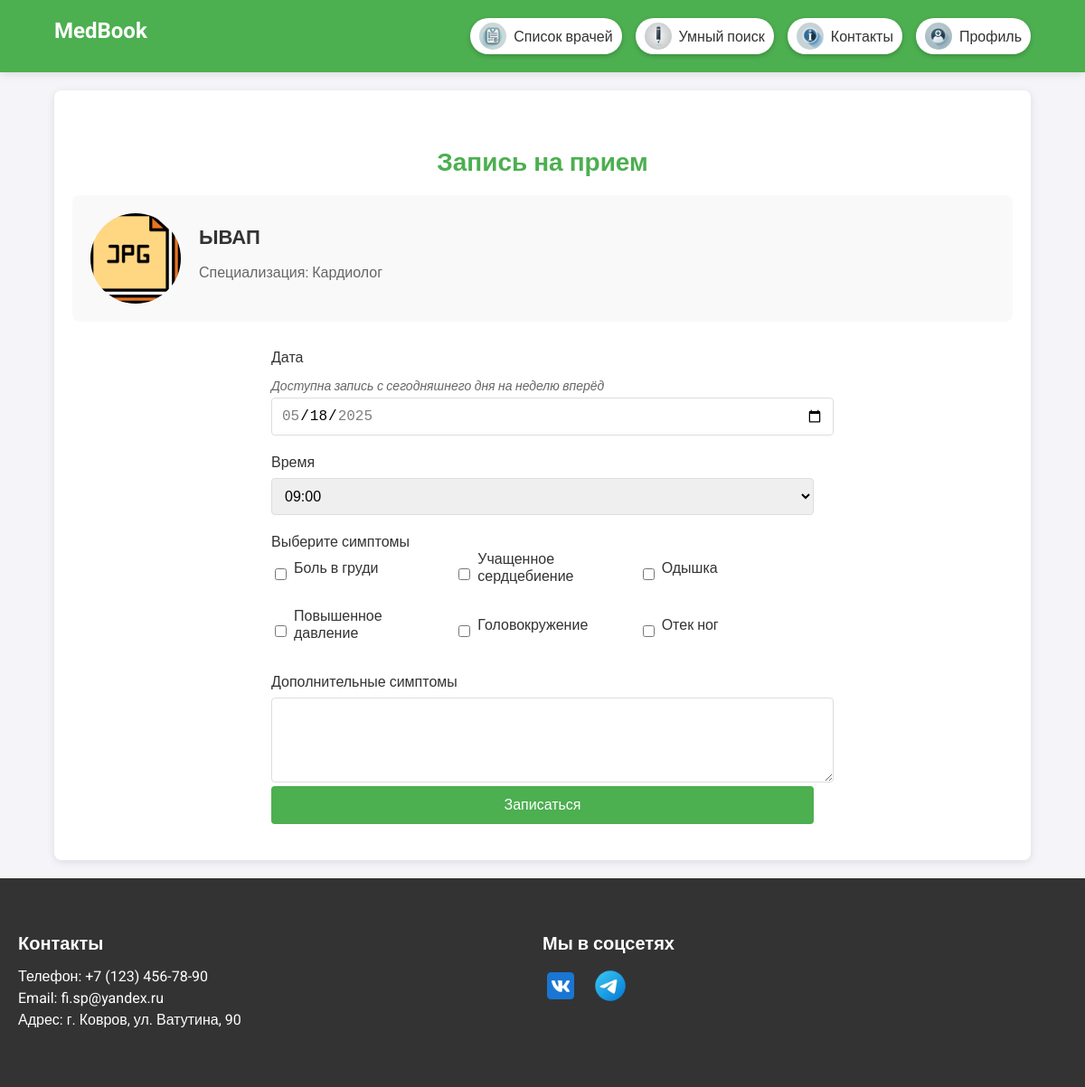
Screenshot of /book-appointment/13/ (signed in) with the database file from the repository.
### doctor_app/models.py (models this page shows, shortened)
class Doctor(models.Model):
    SPECIALIZATION_CHOICES = [
        ('Терапевт', 'Терапевт'),
        ('Кардиолог', 'Кардиолог'),
        ('Невролог', 'Невролог'),
        ('Дерматолог', 'Дерматолог'),
    ]
    name = models.CharField(max_length=100)
    specialization = models.CharField(max_length=100, choices=SPECIALIZATION_CHOICES)
    schedule = models.TextField()
    photo = models.ImageField(upload_to='doctors/', null=True, blank=True)
    related_symptoms = models.ManyToManyField(Symptom, related_name='related_doctors', blank=True)

class Symptom(models.Model):
    name = models.CharField(max_length=100)

### doctor_app/views.py (the view)
# urls.py: path('book-appointment/<int:doctor_id>/', book_appointment, name='book_appointment'),
@login_required
def book_appointment(request, doctor_id):
    doctor = get_object_or_404(Doctor, id=doctor_id)
    related_symptoms = Symptom.objects.filter(doctor_groups__doctors=doctor).distinct()
    symptom_groups = DoctorSymptomGroup.objects.filter(doctors=doctor)
    group_symptoms = Symptom.objects.filter(doctor_groups__in=symptom_groups).distinct()
    all_symptoms = related_symptoms | group_symptoms
    current_datetime = datetime.now()
    current_date = current_datetime.date()
    current_time = current_datetime.time()
    max_date = (current_date + timedelta(days=7)).strftime('%Y-%m-%d')
    min_date = current_date.strftime('%Y-%m-%d')
    selected_date = request.POST.get('date') or request.GET.get('date') or current_date.strftime('%Y-%m-%d')
    try:
        selected_date_obj = datetime.strptime(selected_date, '%Y-%m-%d').date()
        if selected_date_obj < current_date:
            messages.error(request, 'Невозможно выбрать прошедшую дату.')
            return redirect(request.path + f"?date={min_date}")
        elif selected_date_obj > current_date + timedelta(days=7):
            messages.error(request, 'Можно записаться только на неделю вперед.')
            return redirect(request.path + f"?date={max_date}")
    except ValueError:
        messages.error(request, 'Неверный формат даты.')
        return redirect(request.path + f"?date={min_date}")
    all_time_slots = [time(hour, minute) for hour in range(9, 17) for minute in (0, 15, 30, 45)]
    booked_appointments = Appointment.objects.filter(doctor=doctor, date=selected_date_obj)
    booked_slots_strings = {appointment.time.strftime("%H:%M") for appointment in booked_appointments}
    available_time_slots = [(t.strftime("%H:%M"), t.strftime("%H:%M")) for t in all_time_slots if t.strftime("%H:%M") not in booked_slots_strings]
    if request.method == 'POST' and 'time' in request.POST:
        form = AppointmentForm(request.POST, doctor=doctor, selected_date=selected_date_obj)
        form.fields['symptoms'].queryset = all_symptoms
        form.fields['time'].choices = available_time_slots
        if form.is_valid():
            selected_time_str = form.cleaned_data['time']
            updated_booked_slots = {appointment.time.strftime("%H:%M") for appointment in Appointment.objects.filter(doctor=doctor, date=selected_date_obj)}
            if selected_time_str in updated_booked_slots:
                messages.error(request, 'Выбранное время уже занято. Пожалуйста, выберите другое.')
                return redirect(request.path + f"?date={selected_date}")
            selected_time = datetime.strptime(selected_time_str, "%H:%M").time()
            if selected_date_obj == current_date and selected_time <= current_time:
                messages.error(request, 'Невозможно записаться на прошедшее время.')
                return redirect(request.path + f"?date={selected_date}")
            appointment = form.save(commit=False)
            appointment.doctor = doctor
            appointment.patient_name = request.user.username
            appointment.patient_email = request.user.email
            appointment.custom_symptoms_text = form.cleaned_data.get('custom_symptoms', '')
            appointment.time = selected_time
            appointment.date = selected_date_obj
            appointment.save()
            symptom_ids = request.POST.getlist('symptoms')
            if symptom_ids:
                symptoms = Symptom.objects.filter(id__in=symptom_ids)
                appointment.symptoms.set(symptoms)
            messages.success(request, f'Вы успешно записались к врачу {doctor.name}')
            subject = 'Подтверждение записи к врачу'
            message = (f'Здравствуйте, {request.user.username}!\n\n'
                       f'Вы записались на прием к врачу {doctor.name}.\n'
                       f'Дата: {selected_date}\n'
                       f'Время: {selected_time.strftime("%H:%M")}\n\n'
                       f'Спасибо за использование нашего сервиса!')
            recipient_list = [request.user.email]
            try:
                send_mail(
                    subject,
                    message,
                    settings.EMAIL_HOST_USER,
                    recipient_list,
                    fail_silently=False
                )
            except Exception as e:
                print(f"Error sending email: {str(e)}")
                messages.info(request, 'Запись создана успешно, но письмо с подтверждением может прийти с задержкой.')
            return redirect('profile')
    else:
        form = AppointmentForm(doctor=doctor, selected_date=selected_date_obj)
        form.fields['symptoms'].queryset = all_symptoms
        form.fields['time'].choices = available_time_slots
    return render(request, 'doctor/booking.html', {
        'form': form,
        'doctor': doctor,
        'related_symptoms': all_symptoms,
        'min_date': min_date,
        'max_date': max_date,
        'selected_date': selected_date,
    })

### doctor_app/templates/doctor/booking.html (shortened to what this page needs)
<!DOCTYPE html>
<html lang="ru">
<head>
</head>
<body>
    <header>
        <div class="container">
            <div class="header-left">
                <a href="{% url 'index' %}" style="text-decoration: none; color: white;">
                    <h1>MedBook</h1>
                </a>
            </div>
            <div class="header-right">
                <a href="{% url 'all_doctors' %}" class="doctors-icon">
                    {% load static %}
                    <img src="{% static 'images/doctors-icon.png' %}" alt="Список">
                    <span>Список врачей</span>
                </a>
                <a href="{% url 'smart_search' %}" class="reg-doctors-icon">
                    {% load static %}
                    <img src="{% static 'images/reg-doctors-icon.png' %}">
                    <span>Умный поиск</span>
                </a>
                <a href="{% url 'contact' %}" class="contact-icon">
                    {% load static %}
                    <img src="{% static 'images/contact-icon.png' %}" alt="Контакты">
                    <span>Контакты</span>
                </a>
                <a href="{% url 'profile' %}" class="profile-icon">
                    {% load static %}
                    <img src="{% static 'images/profile-icon.png' %}" alt="Профиль">
                    <span>Профиль</span>
                </a>
            </div>
        </div>
    </header>
    <main>
        <div class="container">
            <section class="booking-section">
                <h2>Запись на прием</h2>
                <div class="doctor-info">
                    {% if doctor.photo %}
                        <img src="{{ doctor.photo.url }}" alt="Фото врача">
                    {% else %}
                        <img src="/media/images/default-doctor.png" alt="Фото врача">
                    {% endif %}
                    <div class="doctor-details">
                        <h3>{{ doctor.name }}</h3>
                        <p>Специализация: {{ doctor.specialization }}</p>
                    </div>
                </div>
                <form method="post" class="appointment-form">
                    <div class="form-group">
                        <label for="id_date">Дата</label>
                        <p class="date-info">Доступна запись с сегодняшнего дня на неделю вперёд</p>
                        <input type="date" name="date" id="id_date" required
                            min="{{ min_date }}" max="{{ max_date }}"
                            value="{{ selected_date }}">
                    </div>
                    <div class="form-group">
                        <label for="id_time">Время</label>
                        <select name="time" id="id_time" class="form-control">
                            {% for value, label in form.time.field.choices %}
                                <option value="{{ value }}">{{ label }}</option>
                            {% endfor %}
                        </select>
                    </div>
                    <div class="symptoms-group">
                        <label>Выберите симптомы</label>
                        {% if related_symptoms %}
                            <div class="symptoms-options">
                                {% for symptom in related_symptoms %}
                                    <div class="symptoms-option">
                                        <input type="checkbox" name="symptoms" id="symptom_{{ symptom.id }}" value="{{ symptom.id }}">
                                        <label for="symptom_{{ symptom.id }}">{{ symptom.name }}</label>
                                    </div>
                                {% endfor %}
                            </div>
                        {% else %}
                            <p class="no-symptoms">Для данного врача симптомы не указаны.</p>
                        {% endif %}
                    </div>
                    <div class="custom-symptoms">
                        <label for="id_custom_symptoms">Дополнительные симптомы</label>
                        <textarea name="custom_symptoms" id="id_custom_symptoms" rows="4"></textarea>
                    </div>
                    <button type="submit" class="btn">Записаться</button>
                </form>
            </section>
        </div>
    </main>
    <footer>
        <div class="footer-container">
            <div class="footer-info">
                <h3>Контакты</h3>
                <p>Телефон: +7 (123) 456-78-90</p>
                <p>Email: fi.sp@yandex.ru</p>
                <p>Адрес: г. Ковров, ул. Ватутина, 90</p>
            </div>
            <div class="footer-social">
                <h3>Мы в соцсетях</h3>
                <div class="social-icons">
                    <a href="https://vk.com" target="_blank">
                        {% load static %}
                        <img src="{% static 'images/vk.png' %}" alt="ВКонтакте">
                    </a>
                    <a href="https://t.me/doctor_projects" target="_blank">
                        {% load static %}
                        <img src="{% static 'images/tg.png' %}" alt="Telegram">
                    </a>
                </div>
            </div>
        </div>
    </footer>
</body>
</html>

### doctor_app/templates/doctor/booking.html (style rules this page uses)
body { font-family: 'Roboto', sans-serif; margin: 0; padding: 0; background-color: #f4f4f9; color: #333; display: flex; flex-direction: column; min-height: 100vh; }
.container { width: 90%; max-width: 1200px; margin: 0 auto; }
header { background-color: #4CAF50; color: white; padding: 20px 0; box-shadow: 0 2px 10px rgba(0, 0, 0, 0.1); }
header h1 { margin: 0; font-size: 24px; }
.header-left, .header-right { display: inline-block; vertical-align: middle; }
.header-right { display: flex; align-items: center; gap: 15px; float: right; }
.header-right a { display: flex; align-items: center; gap: 8px; background-color: white; padding: 5px 10px; border-radius: 20px; box-shadow: 0 2px 5px rgba(0, 0, 0, 0.2); text-decoration: none; color: #333; font-size: 16px; font-weight: 500; transition: background-color 0.3s ease, transform 0.2s ease; }
.header-right a img { width: 30px; height: 30px; }
.booking-section { background-color: white; padding: 40px 20px; margin: 20px 0; border-radius: 8px; box-shadow: 0 2px 10px rgba(0, 0, 0, 0.1); }
.booking-section h2 { margin-bottom: 20px; font-size: 28px; color: #4CAF50; text-align: center; }
.doctor-info { display: flex; align-items: center; margin-bottom: 30px; padding: 20px; background-color: #f9f9f9; border-radius: 8px; }
.doctor-info img { width: 100px; height: 100px; border-radius: 50%; object-fit: cover; margin-right: 20px; }
.doctor-details h3 { margin: 5px 0; font-size: 22px; color: #333; }
.doctor-details p { font-size: 16px; color: #666; }
.appointment-form { max-width: 600px; margin: 0 auto; }
.form-group { margin-bottom: 20px; }
.form-group label { display: block; margin-bottom: 8px; font-weight: 500; }
.form-group input, .form-group select { width: 100%; padding: 10px; border: 1px solid #ddd; border-radius: 4px; font-size: 16px; }
.symptoms-group { margin-top: 20px; }
.symptoms-group label { margin-bottom: 15px; font-weight: 500; }
.symptoms-options { display: grid; grid-template-columns: repeat(auto-fill, minmax(150px, 1fr)); gap: 10px; margin-bottom: 20px; }
.symptoms-option { display: flex; align-items: center; }
.symptoms-option input { margin-right: 8px; }
.btn { background-color: #4CAF50; color: white; padding: 12px 24px; border: none; border-radius: 4px; cursor: pointer; font-size: 16px; text-decoration: none; display: inline-block; width: 100%; text-align: center; }
.custom-symptoms { margin-top: 20px; }
.custom-symptoms label { display: block; margin-bottom: 8px; }
.custom-symptoms textarea { width: 100%; padding: 10px; border: 1px solid #ddd; border-radius: 4px; font-size: 16px; resize: vertical; }
.date-info { font-size: 14px; color: #666; margin-bottom: 5px; font-style: italic; }
.profile-icon img, .doctors-icon img, .reg-doctors-icon img, .contact-icon img { border-radius: 50%; width: 50px; height: 50px; object-fit: cover; }
footer { background-color: #333; color: white; padding: 40px 0; margin-top: auto; }
.footer-container { display: flex; justify-content: space-between; align-items: flex-start; flex-wrap: wrap; max-width: 1200px; margin: 0 auto; padding: 0 20px; }
.footer-info, .footer-social { flex: 1; min-width: 250px; margin-bottom: 20px; }
.footer-info h3, .footer-social h3 { margin-bottom: 15px; font-size: 20px; }
.footer-info p { margin: 5px 0; }
.footer-social .social-icons { display: flex; gap: 15px; }
.footer-social .social-icons a { display: flex; align-items: center; justify-content: center; text-decoration: none; color: white; }
.footer-social .social-icons a img { width: 40px; height: 40px; transition: transform 0.2s ease; }

### rows the page displays
Doctor: photo (picture), name "ЫВАП", specialization "Кардиолог"
Symptom: name "Боль в груди"
Symptom: name "Учащенное сердцебиение"
Symptom: name "Одышка"
Symptom: name "Повышенное давление"
Symptom: name "Головокружение"
Symptom: name "Отек ног"

### other values shown
form field time "09:00"
